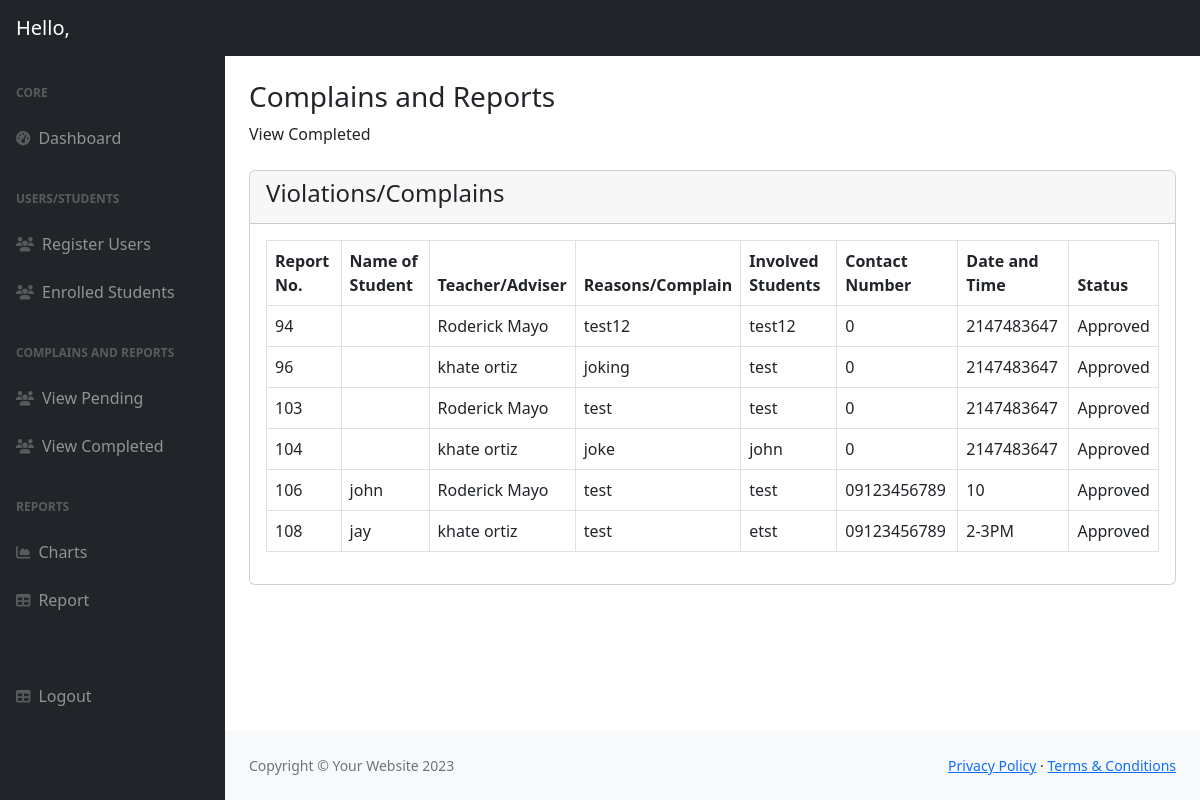
Before: /admin/view_completed_report.php with the older database file.
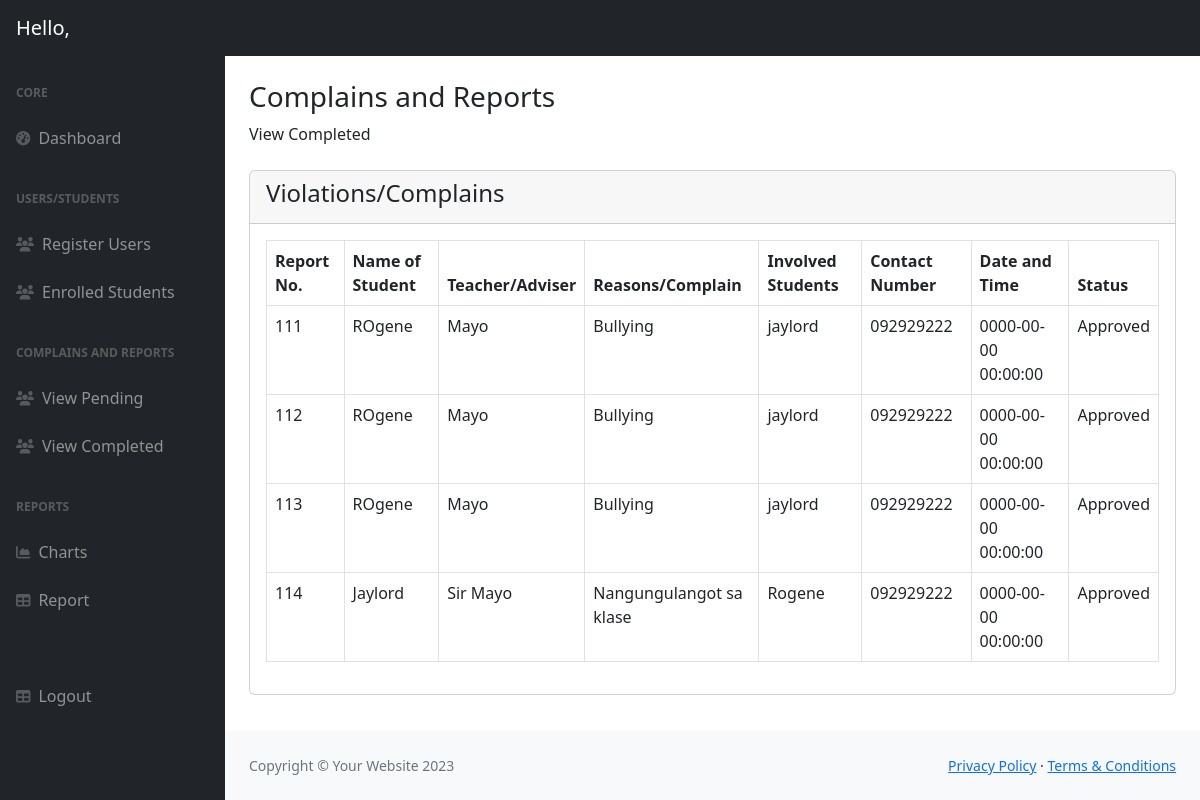
After: the same page with the newer database file.
### tables this page shows
CREATE TABLE `student_report` (
  `report_no` int(11) NOT NULL,
  `report_id` varchar(100) NOT NULL,
  `user_id` varchar(20) NOT NULL,
  `n_student` varchar(50) NOT NULL,
  `teacher` varchar(50) NOT NULL,
  `reasons` varchar(500) NOT NULL,
  `involved_students` varchar(500) NOT NULL,
  `contact_no` text NOT NULL,
  `date_time` datetime DEFAULT NULL,
  `status` varchar(255) NOT NULL
);

### admin/view_completed_report.php (the view, shortened to what this page needs)
<?php
include('includes/header.php');
include('includes/sidebar.php');
?>
<div class="container-fluid px-4">
    <h3 class="mt-4">Complains and Reports</h3>
        <ol class="breadcrumb mb-4">
            <li class="breadcrumb-item">View Completed</li>
        </ol>
        <div class="row">
              <div class="col-md-12">
                <div class="card">
                  <div class="card-header">
                      <h4>Violations/Complains</h4>
                  </div>
                  <div class="card-body">
                    <table class="table table-bordered">
                      <thead>
                        <tr>
                          <th>Report No.</th>
                          <th>Name of Student</th>
                          <th>Teacher/Adviser</th>
                          <th>Reasons/Complain</th>
                          <th>Involved Students</th>
                          <th>Contact Number</th>
                          <th>Date and Time</th>
                          <th>Status</th>
                        </tr>
                      </thead>
                      <tbody>
                        <?php
                            include('../connection/connection.php');
                          $query = "SELECT * FROM student_report WHERE status = 'Approved' ORDER BY report_no ASC";
                          $query_run = mysqli_query($conn, $query);
                          if (mysqli_num_rows($query_run) > 0)
                          {
                            foreach($query_run as $row)
                            {
                                ?>
                                  <tr>
                                    <td> <?= $row['report_no']; ?> </td>
                                    <td> <?= $row['n_student']; ?> </td>
                                    <td> <?= $row['teacher']; ?> </td>
                                    <td> <?= $row['reasons']; ?> </td>
                                    <td> <?= $row['involved_students']; ?> </td>
                                    <td> <?= $row['contact_no']; ?> </td>
                                    <td> <?= $row['date_time']; ?> </td>
                                    <td> <?= $row['status']; ?> </td>
                                  </tr>
                                <?php
                            }
                          }
                          else
                          {
                           ?>
                              <tr>
                                <td colspan="10">No Record Found</td>
                              </tr>
                           <?php
                          }
                        ?>
                      </tbody>
                    </table>
                  </div>
                </div>
              </div>
        </div>
</div>
<?php
include('includes/footer.php');
include('includes/scripts.php');
?>

Changed rows visible on the page:
removed student_report: report_no "94", teacher "Roderick Mayo", reasons "test12", involved_students "test12", contact_no "0", date_time "2147483647", status "Approved"
removed student_report: report_no "96", teacher "khate ortiz", reasons "joking", involved_students "test", contact_no "0", date_time "2147483647", status "Approved"
removed student_report: report_no "103", teacher "Roderick Mayo", reasons "test", involved_students "test", contact_no "0", date_time "2147483647", status "Approved"
removed student_report: report_no "104", teacher "khate ortiz", reasons "joke", involved_students "john", contact_no "0", date_time "2147483647", status "Approved"
removed student_report: report_no "106", n_student "john", teacher "Roderick Mayo", reasons "test", involved_students "test", contact_no "09123456789", date_time "10", status "Approved"
removed student_report: report_no "108", n_student "jay", teacher "khate ortiz", reasons "test", involved_students "etst", contact_no "09123456789", date_time "2-3PM", status "Approved"
added student_report: report_no "111", n_student "ROgene", teacher "Mayo", reasons "Bullying", involved_students "jaylord", contact_no "092929222", date_time "0000-00-00 00:00:00", status "Approved"
added student_report: report_no "112", n_student "ROgene", teacher "Mayo", reasons "Bullying", involved_students "jaylord", contact_no "092929222", date_time "0000-00-00 00:00:00", status "Approved"
added student_report: report_no "113", n_student "ROgene", teacher "Mayo", reasons "Bullying", involved_students "jaylord", contact_no "092929222", date_time "0000-00-00 00:00:00", status "Approved"
added student_report: report_no "114", n_student "Jaylord", teacher "Sir Mayo", reasons "Nangungulangot sa klase", involved_students "Rogene", contact_no "092929222", date_time "0000-00-00 00:00:00", status "Approved"
